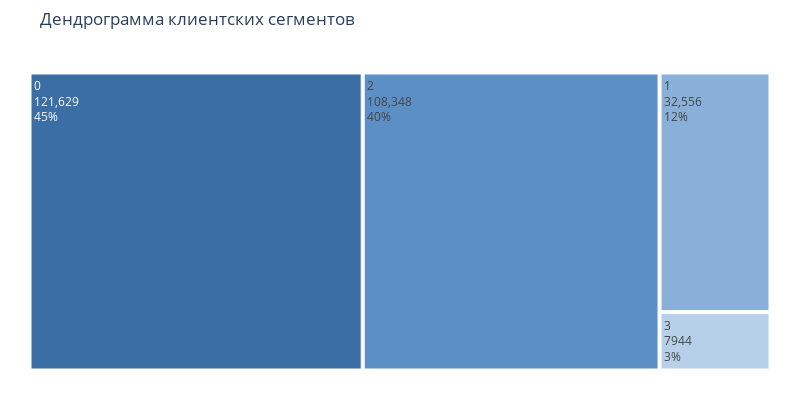

Notebook cell for this chart:
### Markdown cell above
Создаем древовидную карту с помощью Plotly Express

### Code cell
# colors=['#fae588','#f79d65','#f9dc5c','#e8ac65','#e76f51','#ef233c','#b7094c']
colors=['#3a6ea5','#5d8fc7','#89b0d9','#b5d0e8']

fig = px.treemap(fig3, path=['Cluster'],values='Count'
                 , width=800, height=400
                 ,title="Дендрограмма клиентских сегментов")

fig.update_layout(
    treemapcolorway = colors, # определяет цвета в древовидной карте
    margin = dict(t=50, l=25, r=25, b=25))

fig.data[0].textinfo = 'label+text+value+percent root'
fig.show()

### Figure 1 — Plotly figure (JSON) as saved in the notebook; plotly's stock layout.template omitted (floating-point values rounded to 4 significant figures)
{"data": [{"branchvalues": "total", "domain": {"x": [0, 1], "y": [0, 1]}, "hovertemplate": "labels=%{label}<br>Count=%{value}<br>parent=%{parent}<br>id=%{id}<extra></extra>", "ids": ["0", "1", "2", "3"], "labels": ["0", "1", "2", "3"], "name": "", "parents": ["", "", "", ""], "textinfo": "label+text+value+percent root", "type": "treemap", "values": [121600.0, 32560.0, 108300.0, 7944.0]}], "layout": {"height": 400, "legend": {"tracegroupgap": 0}, "margin": {"b": 25, "l": 25, "r": 25, "t": 50}, "title": {"text": "Дендрограмма клиентских сегментов"}, "treemapcolorway": ["#3a6ea5", "#5d8fc7", "#89b0d9", "#b5d0e8"], "width": 800}}
